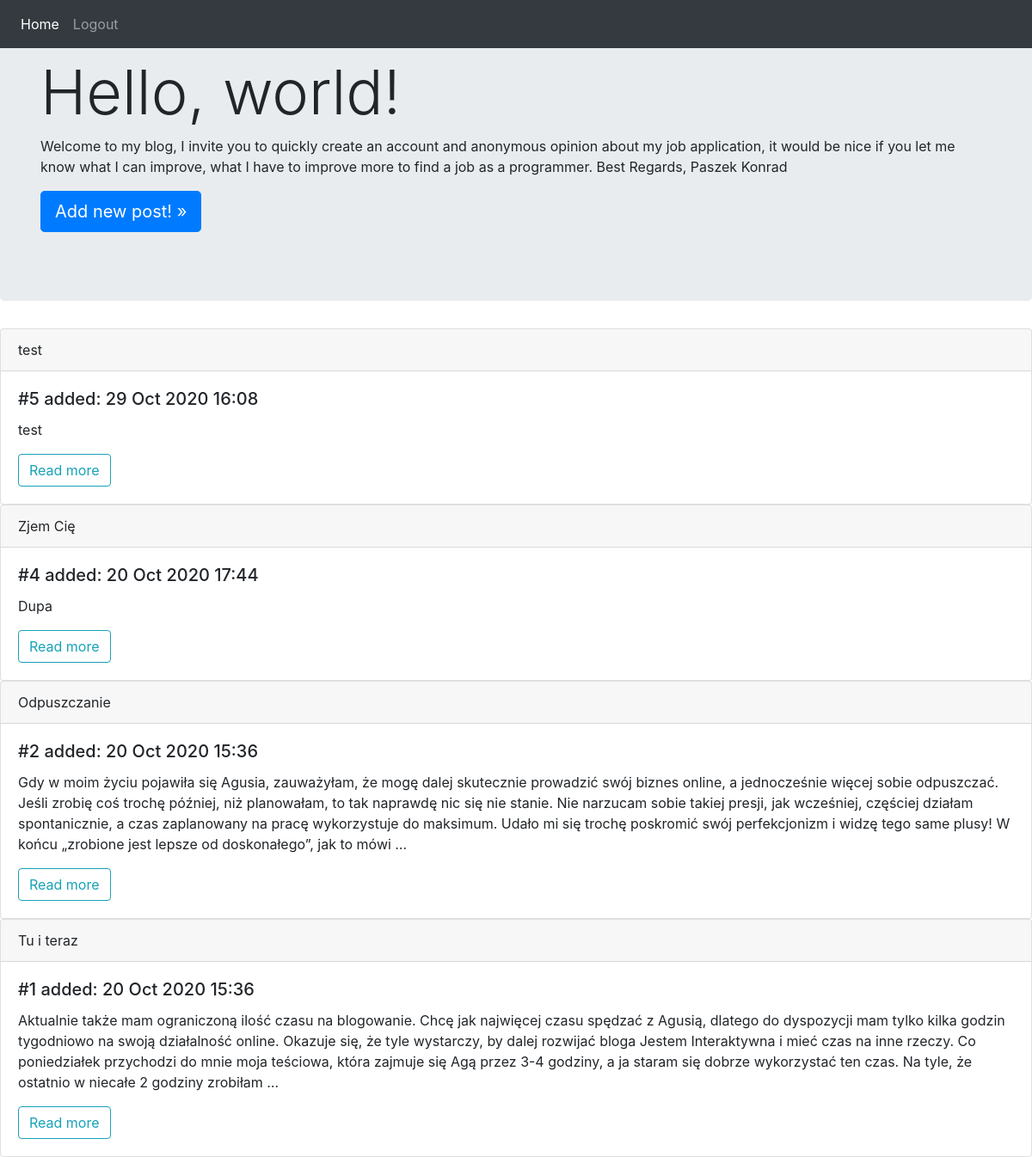
The app's page / (signed in) with its own data.
### blogs/models.py (models this page shows, shortened)
class BlogPost(models.Model):
    title = models.CharField(max_length=50)
    text = models.TextField()
    date_added = models.DateTimeField(auto_now_add=True)

### blogs/views.py (the view)
# urls.py: path('', views.index, name='index'),
def index(request):
    posts = BlogPost.objects.all().order_by('-date_added')
    context = {'posts': posts}
    return render(request, 'blogs/index.html', context)

### blogs/templates/blogs/index.html
{% extends "blogs/base.html" %}
{% block content %}
{% if user.is_authenticated %}
{% for post in posts %}
<div class="card">
  <div class="card-header">
    {{post.title}}
  </div>
  <div class="card-body">
    <h5 class="card-title">#{{post.id}} added: {{ post.date_added|date:'d M Y H:i' }}</h5>
    <p class="card-text">{{ post.text|truncatewords:75 }}</p>
    <a href="{% url 'blogs:post_detail' pk=post.pk %}" class="btn btn-outline-info">Read more</a>
  </div>
</div>
{% endfor %}
{% endif %}
{% endblock content %}

### blogs/templates/blogs/base.html (shortened to what this page needs)
<!doctype html>
<html lang="pl">
  <head>
    <link rel="stylesheet" href="https://cdn.jsdelivr.net/npm/bootstrap@4.5.3/dist/css/bootstrap.min.css">
  </head>
  <body>
    <nav class="navbar navbar-expand-md navbar-dark fixed-top bg-dark">
  <div class="collapse navbar-collapse" id="navbarsExampleDefault">
    <ul class="navbar-nav mr-auto">
      <li class="nav-item active">
        <a class="nav-link" href="{% url 'blogs:index' %}">Home <span class="sr-only">(current)</span></a>
      </li>
      {% if user.is_authenticated %}
      <li class="nav-item">
        <a class="nav-link" href="{% url 'users:logout' %}">Logout</a>
      </li>
    {% endif %}
    </ul>
  </div>
</nav>
<main role="main">
    <div class="jumbotron">
      <div class="container">
        <h1 class="display-3">Hello, world!</h1>
        <p>Welcome to my blog, I invite you to quickly create an account and anonymous opinion about my job application, it would be nice if you let me know what I can improve, what I have to improve more to find a job as a programmer. Best Regards, Paszek Konrad</p>
        {% if user.is_authenticated %}
        <p><a class="btn btn-primary btn-lg" href="{% url 'blogs:new_post' %}" role="button">Add new post! &raquo;</a></p>
        {% else %}
        <p><a class="btn btn-primary btn-lg" href="{% url 'users:login' %}" role="button">Log In!</a></p>
        {% endif %}
      </div>
    </div>
<div>
{% block content %}{% endblock content %}
</div>
</main>
</body>

### records on screen
BlogPost: title "test", id "5", date_added "29 Oct 2020 16:08", text "test"
BlogPost: title "Zjem Cię", id "4", date_added "20 Oct 2020 17:44", text "Dupa"
BlogPost: title "Odpuszczanie", id "2", date_added "20 Oct 2020 15:36", text "Gdy w moim życiu pojawiła się Agusia, zauważyłam, że mogę dalej skutecznie prowadzić swój biznes online, a jednocześnie więcej sobie odpuszczać. Jeśli zrobię coś trochę później, niż planowałam, to tak naprawdę nic się nie stanie. Nie narzucam sobie takiej presji, jak wcześniej, częściej działam spontanicznie, a czas zaplanowany na pracę wykorzystuje do maksimum. Udało mi się trochę poskromić swój perfekcjonizm i widzę tego same plusy! W końcu „zrobione jest lepsze od doskonałego”, jak to mówi …"
BlogPost: title "Tu i teraz", id "1", date_added "20 Oct 2020 15:36", text "Aktualnie także mam ograniczoną ilość czasu na blogowanie. Chcę jak najwięcej czasu spędzać z Agusią, dlatego do dyspozycji mam tylko kilka godzin tygodniowo na swoją działalność online. Okazuje się, że tyle wystarczy, by dalej rozwijać bloga Jestem Interaktywna i mieć czas na inne rzeczy. Co poniedziałek przychodzi do mnie moja teściowa, która zajmuje się Agą przez 3-4 godziny, a ja staram się dobrze wykorzystać ten czas. Na tyle, że ostatnio w niecałe 2 godziny zrobiłam …"
